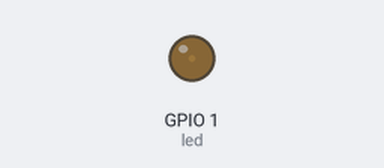
Simulated run of this program. Board: ESP32 board running MicroPython. Shown: output pins drawn as LEDs (lit = HIGH).

Above: at 0.05 s.
At 0.5 s:
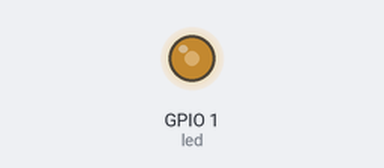
At 0.95 s:
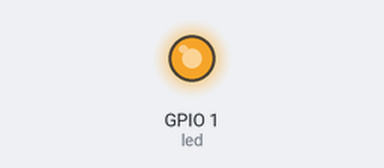
At 1.8 s:
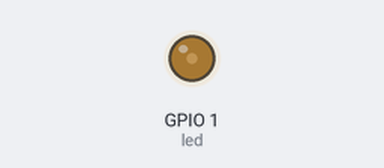
Timing chart, 0 to 4.7 s (numbered marks = the images above):
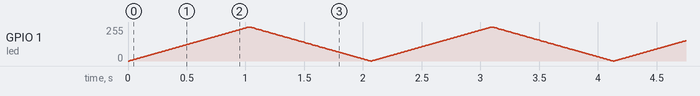

The program:

demo.py
```python
from machine import Pin, PWM
from time import sleep

led = PWM(Pin(1), freq=1000)

while True:
    for i in range(0, 1024, 10):
        led.duty(i)
        sleep(0.01)
    for i in range(1023, -1, -10):
        led.duty(i)
        sleep(0.01)
```
